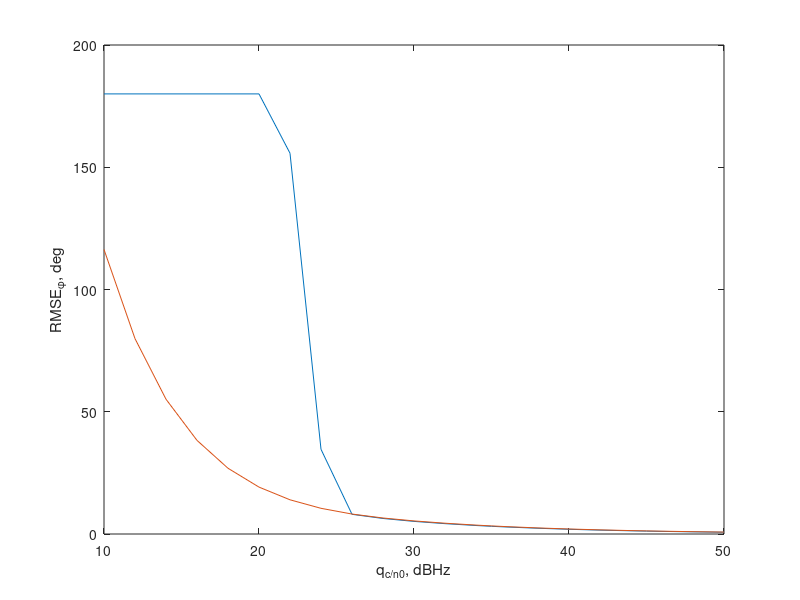
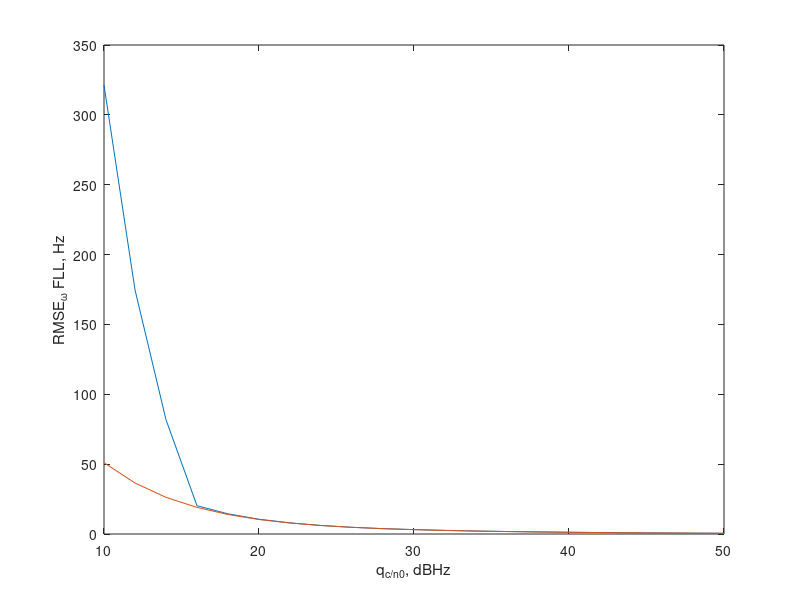
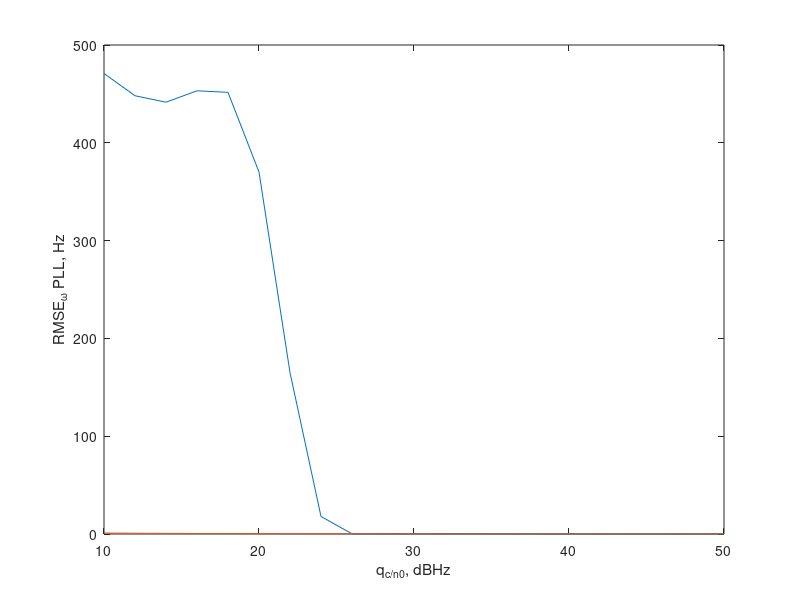
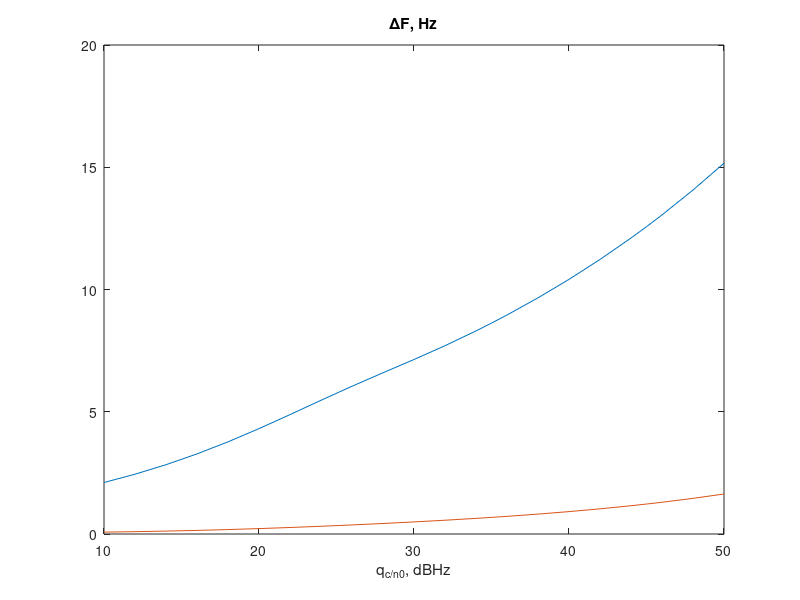

Recreate these plots in MATLAB, in order.
load('Stat.mat');

u1 = 0;
for u = 1:length(StatFile.qcno_dB)
    if (StatFile.Np(u) > 0)
        u1 = u1 + 1;
        Graph.Np(u1) = StatFile.Np(u);
        Graph.qcno_dB(u1) = StatFile.qcno_dB(u);
        
        Graph.DestPhiPLL(u1) = StatFile.DestPhiPLL(u)/StatFile.Np(u);
        Graph.DestWPLL(u1) = StatFile.DestWPLL(u)/StatFile.Np(u);
        Graph.DestPhiTeorPLL(u1) = StatFile.DestPhiTeorPLL(u);
        Graph.DestWTeorPLL(u1) = StatFile.DestWTeorPLL(u);
        Graph.PLLBand(u1) = StatFile.PLLBand(u);
        
        Graph.DestWFLL(u1) = StatFile.DestWFLL(u)/StatFile.Np(u);
        Graph.DestWTeorFLL(u1) = StatFile.DestWTeorFLL(u);
        Graph.FLLBand(u1) = StatFile.FLLBand(u);
       
    end
    
end

plot(Graph.qcno_dB, [sqrt(Graph.DestPhiPLL)*180/pi; 
    sqrt(Graph.DestPhiTeorPLL)*180/pi]);
xlabel('q_{c/n0}, dBHz');
ylabel('RMSE_{\phi}, deg');
% ylim([0 100]);
figure
plot(Graph.qcno_dB, [sqrt(Graph.DestWFLL)/2/pi; 
    sqrt(Graph.DestWTeorFLL)/2/pi])
xlabel('q_{c/n0}, dBHz');
ylabel('RMSE_{\omega} FLL, Hz');

figure
plot(Graph.qcno_dB, [sqrt(Graph.DestWPLL)/2/pi; 
    sqrt(Graph.DestWTeorPLL)/2/pi])
xlabel('q_{c/n0}, dBHz');
ylabel('RMSE_{\omega} PLL, Hz');

figure
plot(Graph.qcno_dB, [Graph.PLLBand; Graph.FLLBand])
title('\DeltaF, Hz')
xlabel('q_{c/n0}, dBHz');

figure
plot(Graph.qcno_dB, [sqrt(Graph.DestWFLL)/2/pi; 
    sqrt(Graph.DestWTeorFLL)/2/pi; 
    sqrt(Graph.DestWPLL)/2/pi; sqrt(Graph.DestWTeorPLL)/2/pi]);
xlabel('q_{c/n0}, dBHz');
ylabel('RMSE_{\omega} FLL, Hz; RMSE_{\omega} PLL, Hz');
